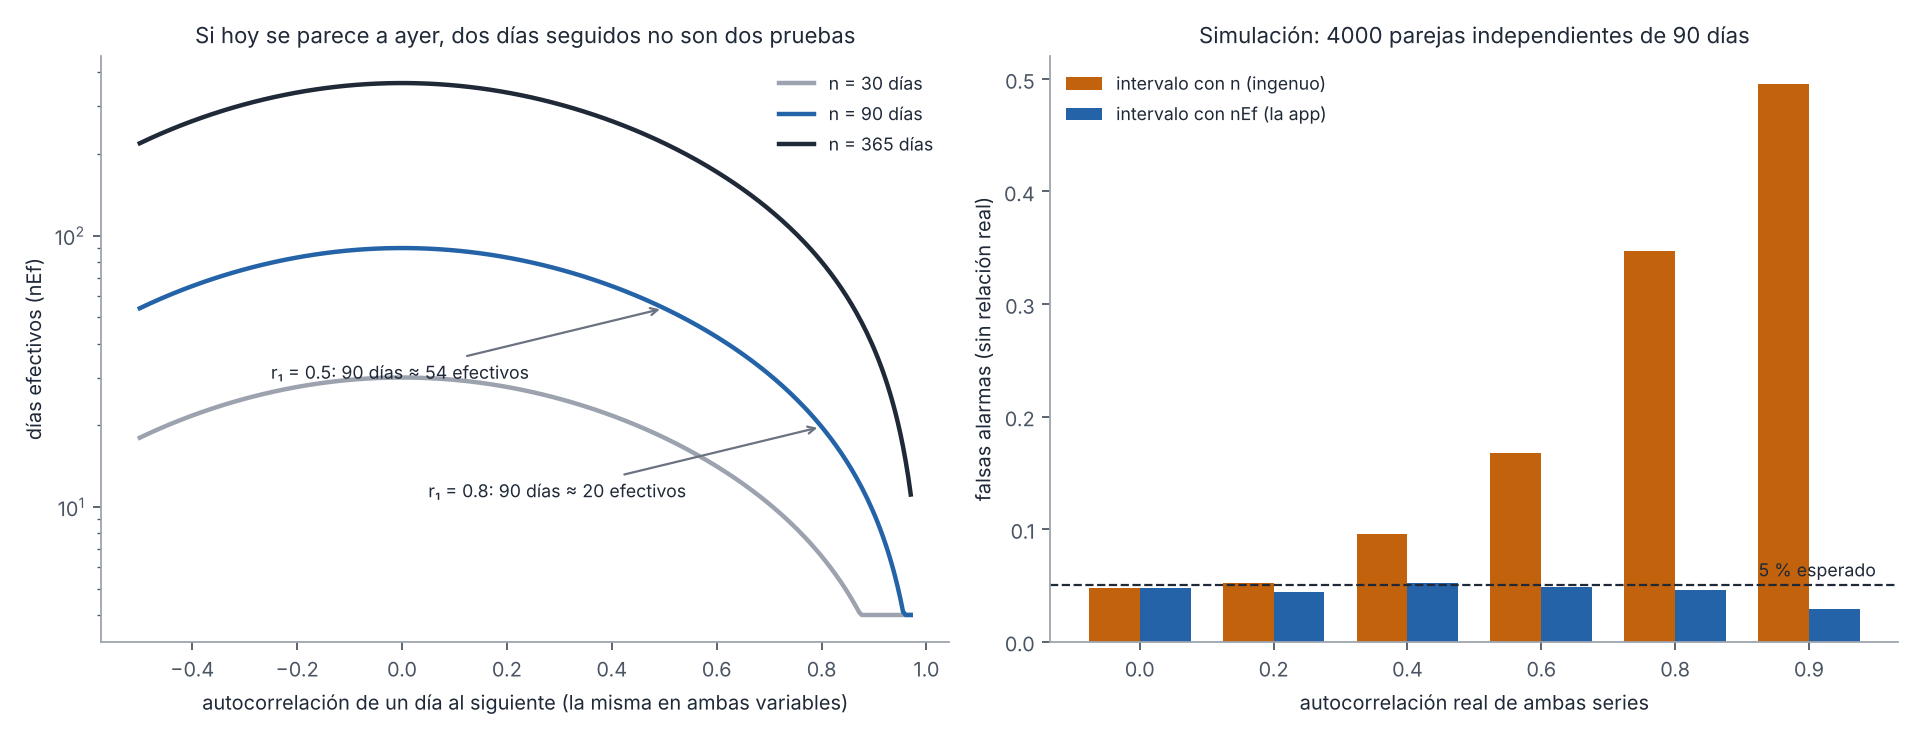

The Python source for this figure:
"""Figura 6.3 - Efecto de la autocorrelación en el número de días efectivos (datos SINTÉTICOS).
Izquierda: la fórmula de Estadistica.relaciones, nEf = n (1 - ra rb) / (1 + ra rb), con ra y rb recortadas a
[-0.5, 0.97] y nEf limitado a [4, n]. Derecha: simulación de 4000 parejas de series AR(1) INDEPENDIENTES entre sí
(no hay relación real) con n = 90 días; se cuenta cuántas veces el intervalo de 95 % por Fisher excluye el cero
usando n (lo ingenuo) y usando nEf (lo que hace la app), con la autocorrelación estimada en cada serie como en
Estadistica.autocorr. Uso: python fig13_n_efectivo.py [salida.png]"""
import sys
import numpy as np
import matplotlib
matplotlib.use("Agg")
import matplotlib.pyplot as plt
import estilo  # paleta y tipografía comunes (módulo 12)

def nef(n, ra, rb):
    ra, rb = np.clip(ra, -.5, .97), np.clip(rb, -.5, .97)
    return np.clip(n * (1 - ra * rb) / (1 + ra * rb), min(4, n), n)

rng = np.random.default_rng(13)
def ar1(n, phi):
    x = np.empty(n); x[0] = rng.normal() / np.sqrt(1 - phi ** 2)
    for i in range(1, n): x[i] = phi * x[i - 1] + rng.normal()
    return x
def acf1(x):
    a, b = x[:-1], x[1:]; return np.corrcoef(a, b)[0, 1]

N, REP = 90, 4000
phis = [0.0, 0.2, 0.4, 0.6, 0.8, 0.9]
ingenuo, corregido = [], []
for phi in phis:
    fi = fc = 0
    for _ in range(REP):
        x, y = ar1(N, phi), ar1(N, phi)
        r = np.corrcoef(x, y)[0, 1]; z = np.arctanh(r)
        fi += abs(z) * np.sqrt(N - 3) > 1.96
        ne = nef(N, acf1(x), acf1(y))
        fc += ne > 3 and abs(z) * np.sqrt(ne - 3) > 1.96
    ingenuo.append(fi / REP); corregido.append(fc / REP)

fig, ax = plt.subplots(1, 2, figsize=(12, 4.6), dpi=160)
rr = np.linspace(-0.5, 0.97, 300)
for n, c in [(30, estilo.GRIS_MEDIO), (90, estilo.AZUL), (365, estilo.TINTA)]:
    ax[0].plot(rr, nef(n, rr, rr), color=c, lw=2, label=f"n = {n} días")
ax[0].set_xlabel("autocorrelación de un día al siguiente (la misma en ambas variables)")
ax[0].set_ylabel("días efectivos (nEf)"); ax[0].set_yscale("log")
ax[0].set_title("Si hoy se parece a ayer, dos días seguidos no son dos pruebas")
for r1 in (0.5, 0.8):
    ax[0].annotate(f"r₁ = {r1}: 90 días ≈ {nef(90, r1, r1):.0f} efectivos", (r1, nef(90, r1, r1)), (r1 - .75, nef(90, r1, r1) * .55),
                   fontsize=8, arrowprops=dict(arrowstyle="->", color=estilo.GRIS))
ax[0].legend(fontsize=8, frameon=False)
x = np.arange(len(phis)); w = .38
ax[1].bar(x - w / 2, ingenuo, w, color=estilo.OCRE, label="intervalo con n (ingenuo)")
ax[1].bar(x + w / 2, corregido, w, color=estilo.AZUL, label="intervalo con nEf (la app)")
ax[1].axhline(.05, color=estilo.TINTA, ls="--", lw=1); ax[1].text(len(phis) - .5, .058, "5 % esperado", ha="right", fontsize=8)
ax[1].set_xticks(x, [str(p) for p in phis]); ax[1].set_xlabel("autocorrelación real de ambas series")
ax[1].set_ylabel("falsas alarmas (sin relación real)")
ax[1].set_title(f"Simulación: {REP} parejas independientes de {N} días")
ax[1].legend(fontsize=8, frameon=False)
for a in ax: a.spines[["top", "right"]].set_visible(False)
fig.tight_layout(); fig.savefig(sys.argv[1] if len(sys.argv) > 1 else "fig13_n_efectivo.png")
print("phi", phis); print("ingenuo", ingenuo); print("corregido", corregido)
